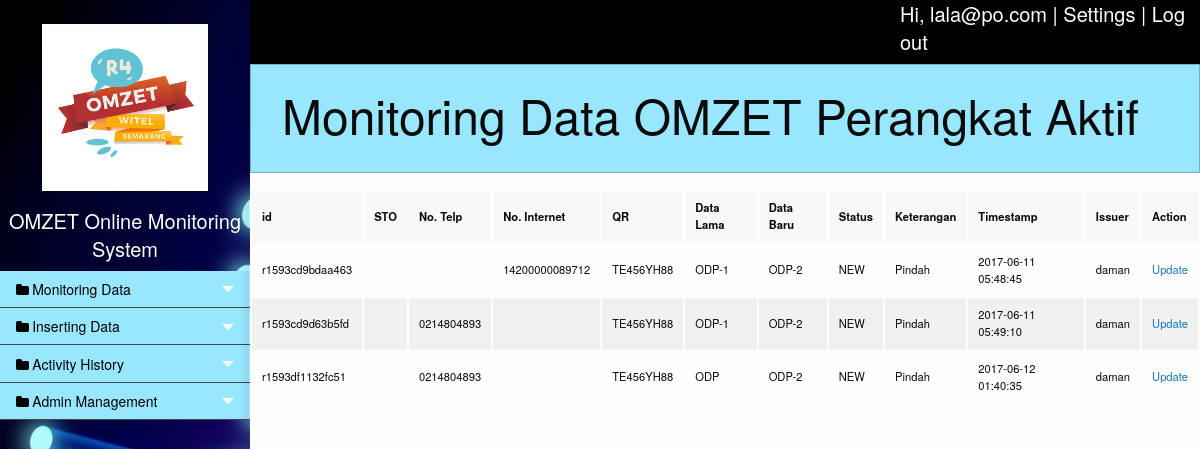
/monitor_pa.php (signed in), run on the app's committed database.
### tables this page shows
CREATE TABLE `tb_pa` (
  `id` varchar(15) NOT NULL,
  `sto` varchar(3) NOT NULL,
  `no_telp` varchar(30) NOT NULL,
  `no_internet` varchar(30) NOT NULL,
  `qr` varchar(12) NOT NULL,
  `data_lama` varchar(50) NOT NULL,
  `data_baru` varchar(50) NOT NULL,
  `status` varchar(20) NOT NULL,
  `keterangan` varchar(50) NOT NULL,
  `tanggal` timestamp NOT NULL DEFAULT CURRENT_TIMESTAMP ON UPDATE CURRENT_TIMESTAMP,
  `issuer` varchar(20) NOT NULL,
  `followup` varchar(20) NOT NULL
);

### function/omom.php (the view, shortened to what this page needs)
<?php
	function viewData($opt){
		include('database.php');
		switch ($opt){
			case 1:
				$tb='tb_pa';
				break;
		}
		if($opt==1 || $opt==2 || $opt==3){
			$query=mysqli_query($con, "SELECT * FROM ".$tb);
		}
		else{
			$query=mysqli_query($con, "SELECT * FROM `tb_history` ORDER BY `tb_history`.`tanggal` DESC ");
		}
		if(mysqli_num_rows($query)>0){
			while ($row = mysqli_fetch_array($query)){
				if($opt==4){
					if($row['status']=="CLOSED"){
						echo '<tr style="background-color:#80ff80">';
					}elseif($row['status']=="REJECTED"){
						echo '<tr style="background-color:#ff9999">';
					}else{
						echo '<tr>';
					}
					echo
					'<td>'.$row['id'].'</td>
					 <td>'.$row['sto'].'</td>
					 <td>'.$row['no_telp'].'</td>
					 <td>'.$row['no_internet'].'</td>
					 <td>'.$row['qr'].'</td>
					 <td>'.$row['data_lama'].'</td>
					 <td>'.$row['data_baru'].'</td>
					 <td>'.$row['status'].'</td>
					 <td>'.$row['keterangan'].'</td>
					 <td>'.$row['tanggal'].'</td>
					 <td>'.$row['issuer'].'</td>
					 <td>'.$row['followup'].'</td>
					 </tr>';
				}else{
					echo
					'<tr>
					 <td>'.$row['id'].'</td>
					 <td>'.$row['sto'].'</td>
					 <td>'.$row['no_telp'].'</td>
					 <td>'.$row['no_internet'].'</td>
					 <td>'.$row['qr'].'</td>
					 <td>'.$row['data_lama'].'</td>
					 <td>'.$row['data_baru'].'</td>
					 <td>'.$row['status'].'</td>
					 <td>'.$row['keterangan'].'</td>
					 <td>'.$row['tanggal'].'</td>
					 <td>'.$row['issuer'].'</td>
					 <td><a href="update.php?id='.$row['id'].'">Update</a></td>
					 </tr>';
				}
			}
		}else{
			echo
			'<tr>
			 <td colspan="10" style="text-align:center">There is no data at the moment.</td>
			 </tr>';
		}
	}
?>

### data on the page
tb_pa: id "r1593cd9bdaa463", no_internet "14200000089712", qr "TE456YH88", data_lama "ODP-1", data_baru "ODP-2", status "NEW", keterangan "Pindah", tanggal "2017-06-11 05:48:45", issuer "daman"
tb_pa: id "r1593cd9d63b5fd", no_telp "0214804893", qr "TE456YH88", data_lama "ODP-1", data_baru "ODP-2", status "NEW", keterangan "Pindah", tanggal "2017-06-11 05:49:10", issuer "daman"
tb_pa: id "r1593df1132fc51", no_telp "0214804893", qr "TE456YH88", data_lama "ODP", data_baru "ODP-2", status "NEW", keterangan "Pindah", tanggal "2017-06-12 01:40:35", issuer "daman"

### other printed values
$_SESSION['login_user'] "lala@po.com"
